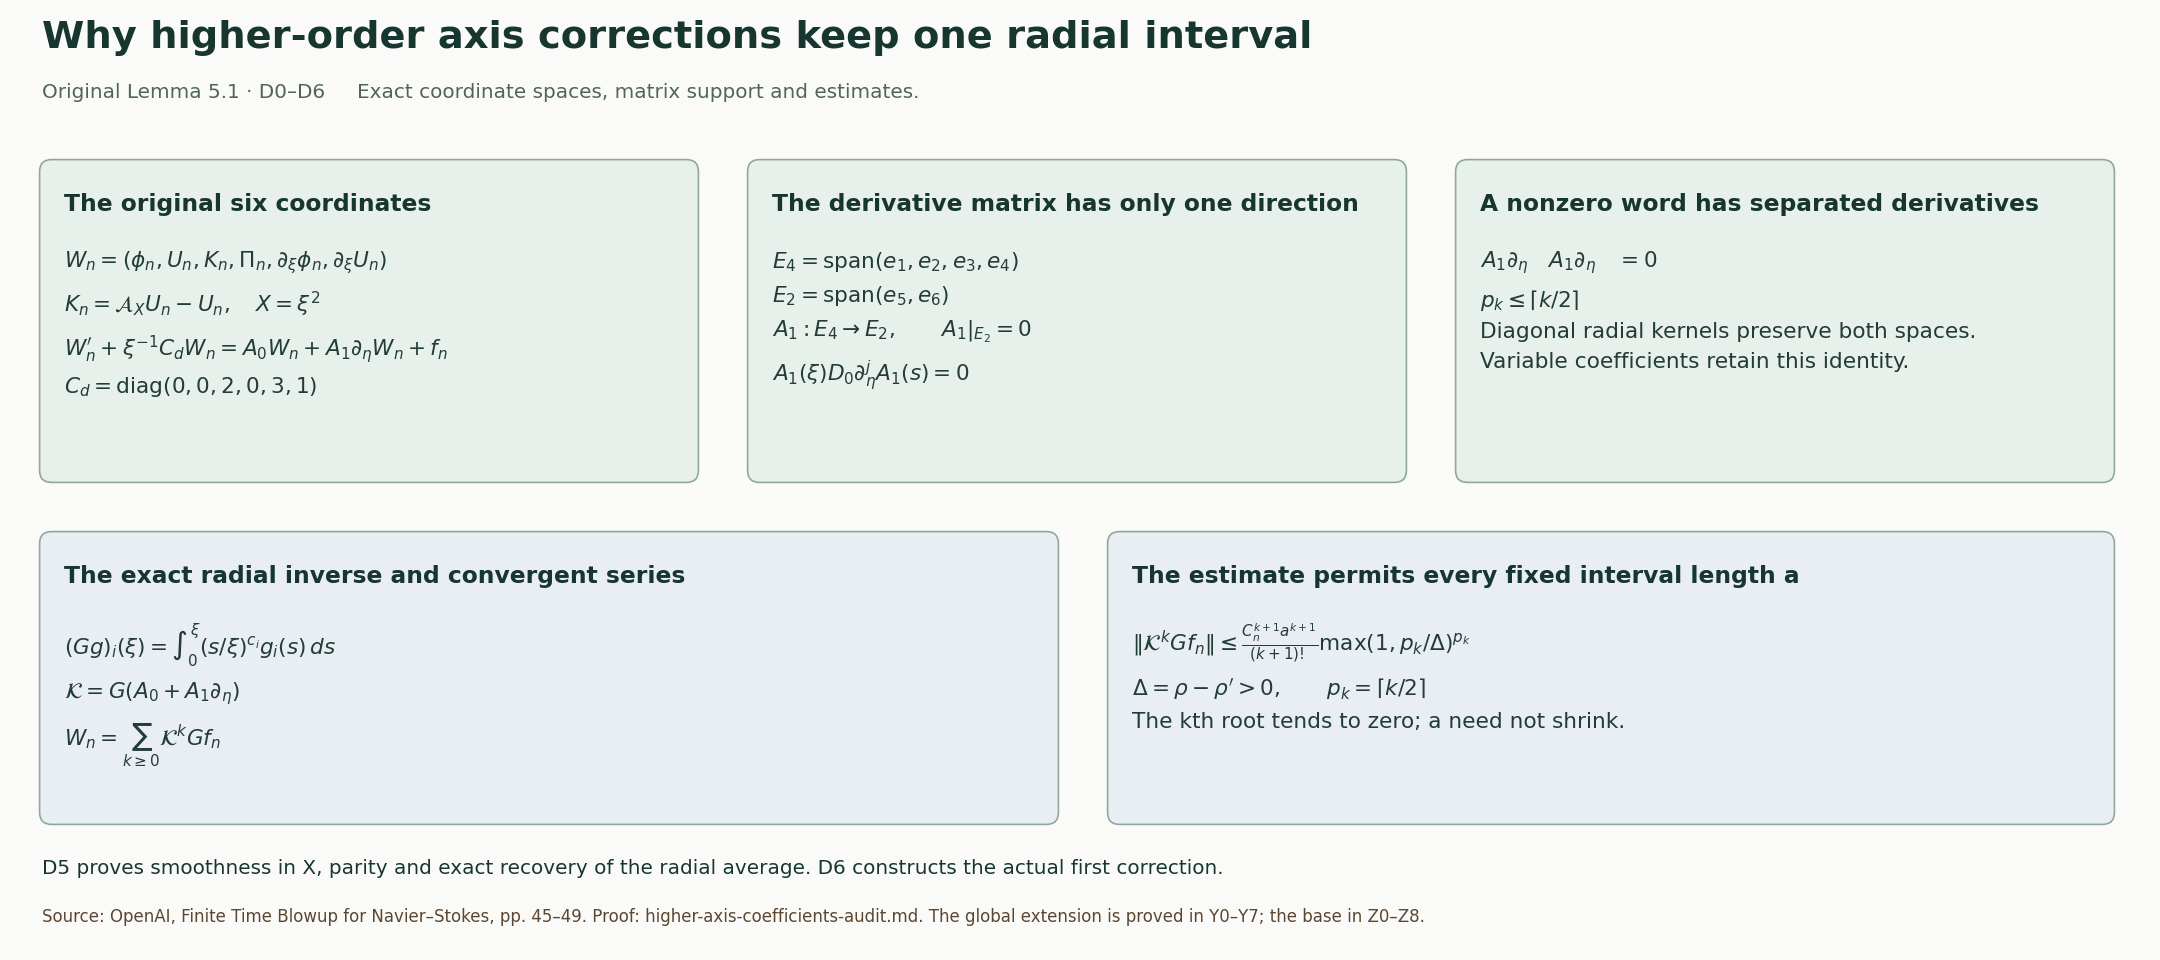

Recreate this plot in Python.
"""Exact six-coordinate mechanism and integral bound; schematic, no samples."""
from pathlib import Path
import matplotlib
matplotlib.use('Agg')
import matplotlib.pyplot as plt
from matplotlib.patches import FancyBboxPatch,FancyArrowPatch
p=Path(__file__).resolve().parent
fig,ax=plt.subplots(figsize=(18,8));fig.patch.set_facecolor('#fafbf9');ax.set(xlim=(0,18),ylim=(0,8));ax.axis('off')
ax.text(.35,7.6,'Why higher-order axis corrections keep one radial interval',fontsize=23,weight='bold',color='#16362f')
ax.text(.35,7.18,'Original Lemma 5.1 · D0–D6     Exact coordinate spaces, matrix support and estimates.',fontsize=12,color='#506459')
def box(x,y,w,h,title,rows,color='#e8f0eb'):
 ax.add_patch(FancyBboxPatch((x,y),w,h,boxstyle='round,pad=0.02,rounding_size=0.10',facecolor=color,edgecolor='#90a89c'))
 ax.text(x+.18,y+h-.26,title,fontsize=14,weight='bold',va='top',color='#16362f')
 ax.text(x+.18,y+h-.73,'\n'.join(rows),fontsize=13,va='top',linespacing=1.6,color='#223d34')
box(.35,4.0,5.45,2.65,'The original six coordinates',[
 r'$W_n=(\phi_n,U_n,K_n,\Pi_n,\partial_\xi\phi_n,\partial_\xi U_n)$',
 r'$K_n=\mathcal{A}_XU_n-U_n,\quad X=\xi^2$',
 r'$W_n^\prime+\xi^{-1}C_d W_n=A_0W_n+A_1\partial_\eta W_n+f_n$',
 r'$C_d=\mathrm{diag}(0,0,2,0,3,1)$'])
box(6.25,4.0,5.45,2.65,'The derivative matrix has only one direction',[
 r'$E_4=\mathrm{span}(e_1,e_2,e_3,e_4)$',r'$E_2=\mathrm{span}(e_5,e_6)$',
 r'$A_1:E_4\to E_2,\qquad A_1|_{E_2}=0$',
 r'$A_1(\xi)D_0\partial_\eta^j A_1(s)=0$'])
box(12.15,4.0,5.45,2.65,'A nonzero word has separated derivatives',[
 r'$A_1\partial_\eta\quad A_1\partial_\eta\quad =0$',
 r'$p_k\leq\lceil k/2\rceil$',
 'Diagonal radial kernels preserve both spaces.',
 'Variable coefficients retain this identity.'])
box(.35,1.15,8.45,2.4,'The exact radial inverse and convergent series',[
 r'$(Gg)_i(\xi)=\int_0^\xi(s/\xi)^{c_i}g_i(s)\,ds$',
 r'$\mathcal{K}=G(A_0+A_1\partial_\eta)$',
 r'$W_n=\sum_{k\geq0}\mathcal{K}^kGf_n$'],color='#e9eef5')
box(9.25,1.15,8.35,2.4,'The estimate permits every fixed interval length a',[
 r'$\|\mathcal{K}^kGf_n\|\leq\frac{C_n^{k+1}a^{k+1}}{(k+1)!}\max(1,p_k/\Delta)^{p_k}$',
 r'$\Delta=\rho-\rho^\prime>0,\qquad p_k=\lceil k/2\rceil$',
 'The kth root tends to zero; a need not shrink.'],color='#e9eef5')
ax.text(.35,.72,'D5 proves smoothness in X, parity and exact recovery of the radial average. D6 constructs the actual first correction.',fontsize=12,color='#16362f')
ax.text(.35,.32,'Source: OpenAI, Finite Time Blowup for Navier–Stokes, pp. 45–49. Proof: higher-axis-coefficients-audit.md. The global extension is proved in Y0–Y7; the base in Z0–Z8.',fontsize=10,color='#5d4630')
fig.subplots_adjust(left=0,right=1,top=1,bottom=0)
fig.savefig(p/'higher-axis-coefficients.png',dpi=120,facecolor=fig.get_facecolor())
fig.savefig(p/'higher-axis-coefficients.svg',facecolor=fig.get_facecolor())
